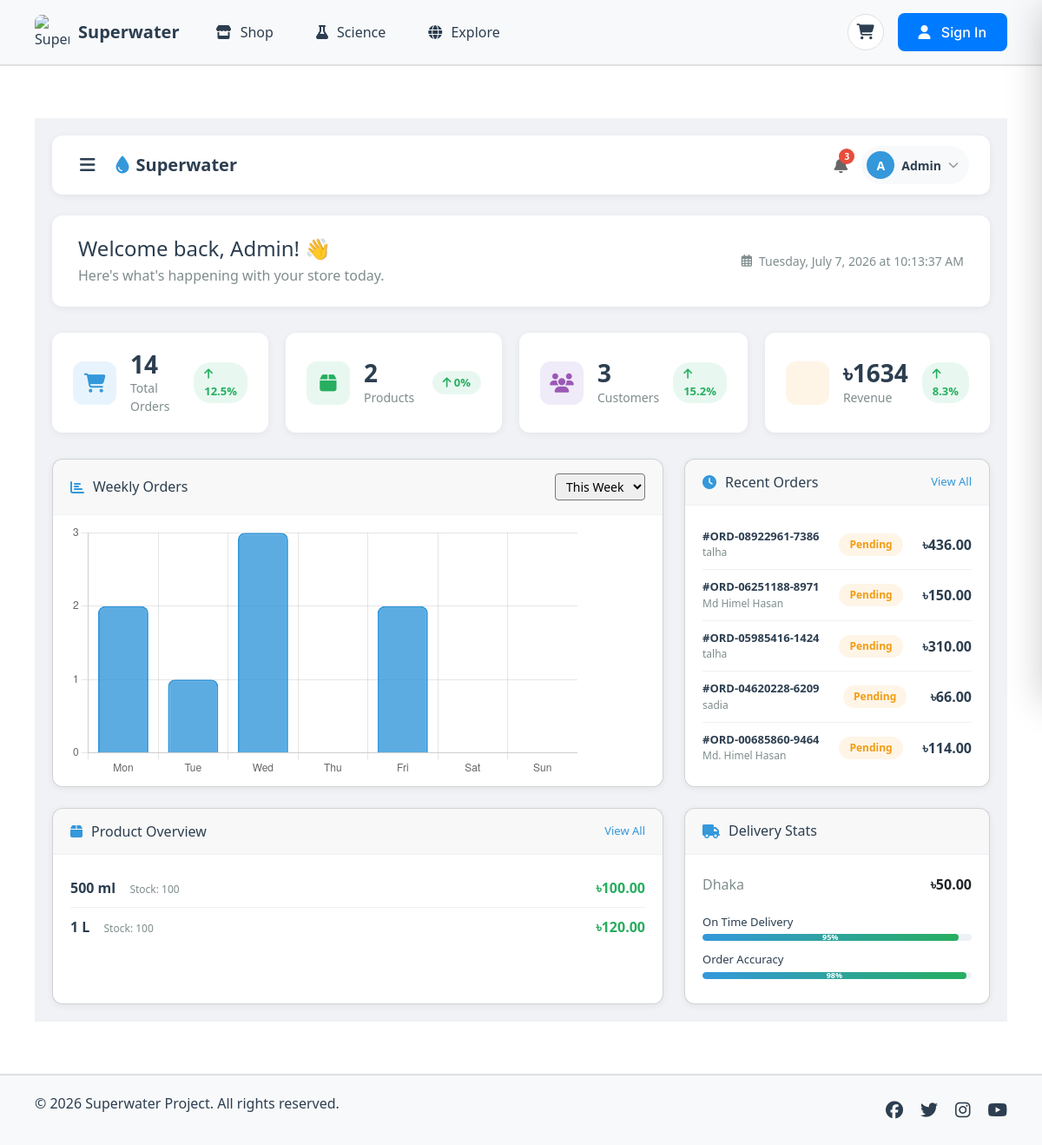
/admin-dashboard/, run on an earlier commit of the app's database.
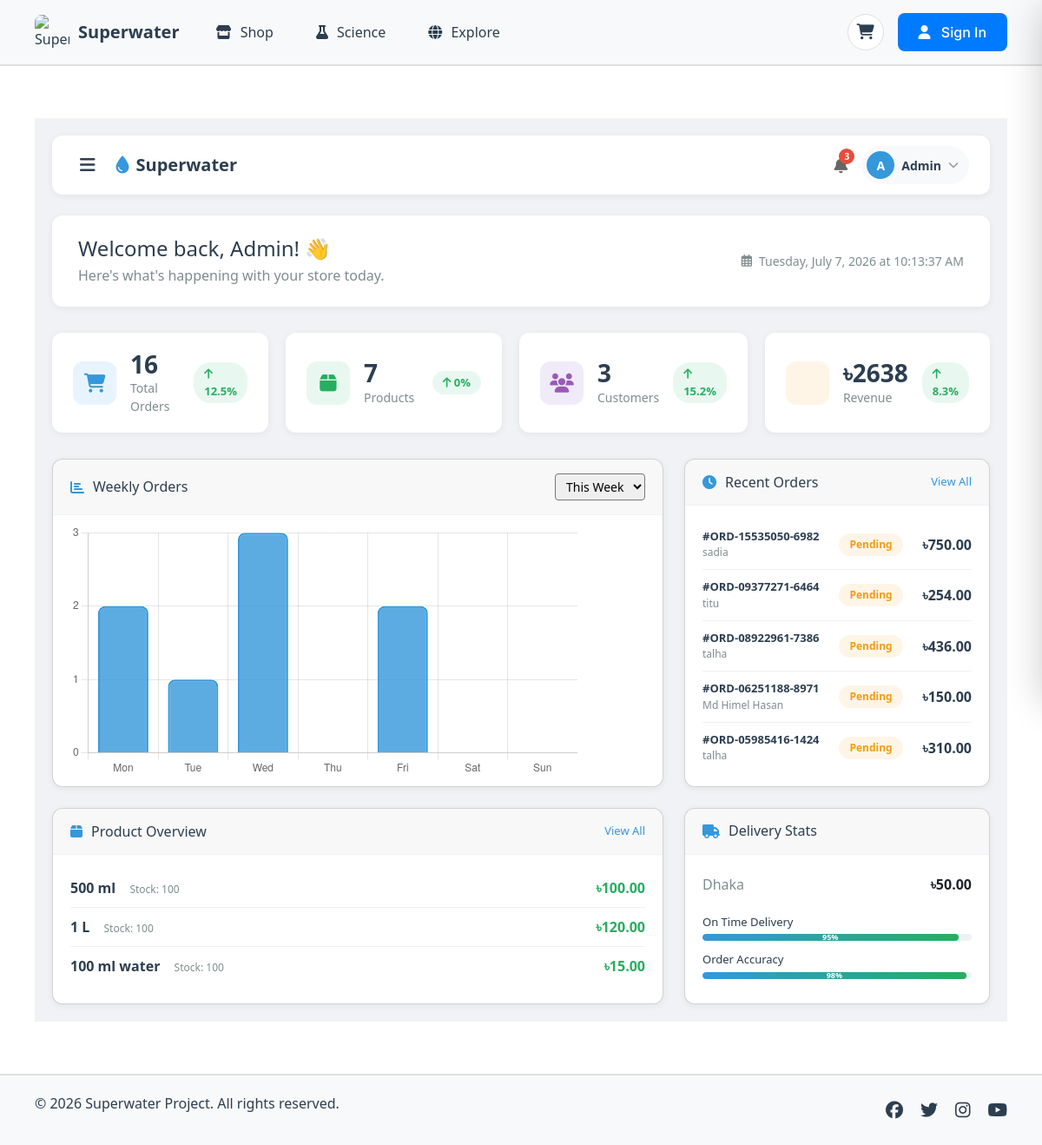
And on a later commit of the database.
### water_app/models.py (models this page shows, shortened)
class Order(models.Model):
    STATUS_CHOICES = [
        ('pending', 'Pending'),
        ('processing', 'Processing'),
        ('shipped', 'Shipped'),
        ('delivered', 'Delivered'),
        ('cancelled', 'Cancelled'),
    ]
    PAYMENT_CHOICES = [
        ('pending', 'Pending'),
        ('completed', 'Completed'),
        ('failed', 'Failed'),
        ('refunded', 'Refunded'),
    ]
    order_id = models.CharField(max_length=50, unique=True, editable=False)
    customer_name = models.CharField(max_length=200)
    customer_email = models.EmailField()
    customer_phone = models.CharField(max_length=20, blank=True, null=True)
    customer_address = models.TextField()
    customer_district = models.CharField(max_length=100, blank=True, null=True)
    delivery_charge = models.DecimalField(max_digits=10, decimal_places=2, default=0)
    delivery_zone = models.CharField(max_length=100, blank=True, null=True)
    subtotal = models.DecimalField(max_digits=10, decimal_places=2, default=0)
    total_savings = models.DecimalField(max_digits=10, decimal_places=2, default=0)
    total_discount = models.DecimalField(max_digits=10, decimal_places=2, default=0)  # ✅ Total Discount যোগ করা হয়েছে
    total_amount = models.DecimalField(max_digits=10, decimal_places=2, default=0)
    status = models.CharField(max_length=20, choices=STATUS_CHOICES, default='pending')
    payment_status = models.CharField(max_length=20, choices=PAYMENT_CHOICES, default='pending')
    payment_method = models.CharField(max_length=50, blank=True, null=True)
    transaction_id = models.CharField(max_length=100, blank=True, null=True)
    created_at = models.DateTimeField(auto_now_add=True)
    updated_at = models.DateTimeField(auto_now=True)
    user = models.ForeignKey(User, on_delete=models.SET_NULL, null=True, blank=True)
    class Meta:
        ordering = ['-created_at']

class Product(models.Model):
    CATEGORY_CHOICES = [
        ('Filters', 'Filters'),
        ('Sensors', 'Sensors'),
        ('Purifiers', 'Purifiers'),
        ('Testing Kits', 'Testing Kits'),
        ('Softening Systems', 'Softening Systems'),
        ('Meters', 'Meters'),
        ('Pitchers', 'Pitchers'),
        ('Monitors', 'Monitors'),
    ]
    name = models.CharField(max_length=200)
    description = models.TextField(blank=True, null=True)
    price = models.DecimalField(max_digits=10, decimal_places=2, default=0)
    category = models.CharField(max_length=50, choices=CATEGORY_CHOICES, default='Filters')
    benefits = models.TextField(blank=True, null=True)
    rating = models.DecimalField(max_digits=3, decimal_places=2, default=0, blank=True, null=True)
    reviews = models.IntegerField(default=0, blank=True, null=True)
    stock_quantity = models.IntegerField(default=0, help_text="Number of items in stock")
    image = models.ImageField(upload_to='products/', blank=True, null=True)
    discount_price = models.DecimalField(max_digits=10, decimal_places=2, blank=True, null=True)
    discount_percentage = models.IntegerField(blank=True, null=True)
    special_offer = models.CharField(max_length=200, blank=True, null=True)
    is_on_sale = models.BooleanField(default=False)
    is_active = models.BooleanField(default=True)
    created_at = models.DateTimeField(auto_now_add=True)
    updated_at = models.DateTimeField(auto_now=True)

class DistrictDeliveryCharge(models.Model):
    DISTRICT_CHOICES = [
        ('dhaka', 'Dhaka'),
        ('faridpur', 'Faridpur'),
        ('gazipur', 'Gazipur'),
        ('gopalganj', 'Gopalganj'),
        ('jamalpur', 'Jamalpur'),
        ('kishoreganj', 'Kishoreganj'),
        ('madaripur', 'Madaripur'),
        ('manikganj', 'Manikganj'),
        ('munshiganj', 'Munshiganj'),
        ('mymensingh', 'Mymensingh'),
        ('narayanganj', 'Narayanganj'),
        ('narsingdi', 'Narsingdi'),
        ('netrokona', 'Netrokona'),
        ('rajbari', 'Rajbari'),
        ('shariatpur', 'Shariatpur'),
        ('sherpur', 'Sherpur'),
        ('tangail', 'Tangail'),
        ('bogra', 'Bogra'),
        ('joypurhat', 'Joypurhat'),
        ('naogaon', 'Naogaon'),
        ('natore', 'Natore'),
        ('nawabganj', 'Nawabganj'),
        ('pabna', 'Pabna'),
        ('rajshahi', 'Rajshahi'),
        ('sirajganj', 'Sirajganj'),
        ('dinajpur', 'Dinajpur'),
        ('gaibandha', 'Gaibandha'),
        ('kurigram', 'Kurigram'),
        ('lalmonirhat', 'Lalmonirhat'),
        ('nilphamari', 'Nilphamari'),
        ('panchagarh', 'Panchagarh'),
        ('rangpur', 'Rangpur'),
        ('thakurgaon', 'Thakurgaon'),
        ('bandarban', 'Bandarban'),
        ('brahmanbaria', 'Brahmanbaria'),
        ('chandpur', 'Chandpur'),
        ('chittagong', 'Chittagong'),
        ('comilla', 'Comilla'),
        ('cox_bazar', "Cox's Bazar"),
        ('feni', 'Feni'),
        ('khagrachhari', 'Khagrachhari'),
        ('lakshmipur', 'Lakshmipur'),
        ('noakhali', 'Noakhali'),
        ('rangamati', 'Rangamati'),
        ('barguna', 'Barguna'),
        ('barisal', 'Barisal'),
        ('bhola', 'Bhola'),
        ('jhalokathi', 'Jhalokathi'),
        ('patuakhali', 'Patuakhali'),
        ('pirojpur', 'Pirojpur'),
        ('habiganj', 'Habiganj'),
        ('maulvibazar', 'Maulvibazar'),
        ('sunamganj', 'Sunamganj'),
        ('sylhet', 'Sylhet'),
        ('jashore', 'Jashore'),
        ('jhinaidah', 'Jhinaidah'),
        ('khulna', 'Khulna'),
        ('kushtia', 'Kushtia'),
        ('magura', 'Magura'),
        ('meherpur', 'Meherpur'),
        ('narail', 'Narail'),
        ('satkhira', 'Satkhira'),
    ]
    district = models.CharField(max_length=50, choices=DISTRICT_CHOICES, unique=True)
    district_name = models.CharField(max_length=100)
    charge = models.DecimalField(max_digits=10, decimal_places=2, default=50)
    delivery_time = models.CharField(max_length=100, default='2-3 days')
    is_active = models.BooleanField(default=True)
    created_at = models.DateTimeField(auto_now_add=True)
    updated_at = models.DateTimeField(auto_now=True)
    class Meta:
        ordering = ['district_name']
        verbose_name = 'District Delivery Charge'
        verbose_name_plural = 'District Delivery Charges'

### water_app/views.py (the view)
# urls.py: path('admin-dashboard/', views.admin_dashboard, name='admin_dashboard'),
def admin_dashboard(request):
    from .models import Order, Product, OrderItem, DistrictDeliveryCharge
    context = {
        'active_page': 'admin_dashboard',
        'total_orders': Order.objects.count(),
        'total_products': Product.objects.count(),
        'total_customers': Order.objects.values('customer_email').distinct().count(),
        'total_revenue': sum(float(o.total_amount) for o in Order.objects.all()),
        'recent_orders': Order.objects.all().order_by('-created_at')[:5],
        'pending_orders': Order.objects.filter(status='pending').count(),
        'shipped_orders': Order.objects.filter(status='shipped').count(),
        'delivered_orders': Order.objects.filter(status='delivered').count(),
        'total_items': OrderItem.objects.count(),
        'districts': DistrictDeliveryCharge.objects.filter(is_active=True),
        'products': Product.objects.filter(is_active=True)[:5],
    }
    return render(request, 'admin_dashboard.html', context)

### water_app/templates/admin_dashboard.html (shortened to what the changed rows need)
{% extends 'base.html' %}
{% load static %}
{% block extra_css %}
<link href="https://cdn.jsdelivr.net/npm/bootstrap@5.3.0/dist/css/bootstrap.min.css" rel="stylesheet">
<link href="https://cdn.jsdelivr.net/npm/bootstrap-icons@1.10.0/font/bootstrap-icons.css" rel="stylesheet">
<link href="https://cdnjs.cloudflare.com/ajax/libs/font-awesome/6.5.1/css/all.min.css" rel="stylesheet">
<link rel="stylesheet" href="{% static 'css/admin_dashboard.css' %}" />
{% endblock %}
{% block content %}
<div class="admin-dashboard-page">
    <div class="main-content" id="mainContent">
        <div class="welcome-section">
            <div class="welcome-text">
                <h2>Welcome back, Admin! 👋</h2>
            </div>
        </div>
        <div class="stats-grid">
            <div class="stat-card">
                <div class="stat-info">
                    <h3>{{ total_orders|default:0 }}</h3>
                    <p>Total Orders</p>
                </div>
            </div>
            <div class="stat-card">
                <div class="stat-info">
                    <h3>{{ total_products|default:0 }}</h3>
                    <p>Products</p>
                </div>
            </div>
            <div class="stat-card">
                <div class="stat-info">
                    <h3>৳{{ total_revenue|default:0|floatformat:0 }}</h3>
                    <p>Revenue</p>
                </div>
            </div>
        </div>
        <div class="dashboard-grid">
            <div class="card recent-orders-card">
                <div class="card-body">
                    {% for order in recent_orders|slice:":5" %}
                    <div class="order-item">
                        <div class="order-info">
                            <span class="order-id">#{{ order.order_id }}</span>
                            <span class="customer-name">{{ order.customer_name }}</span>
                        </div>
                        <div class="order-status {{ order.status }}">{{ order.get_status_display }}</div>
                        <div class="order-amount">৳{{ order.total_amount|floatformat:2 }}</div>
                    </div>
                    {% empty %}
                    <div class="no-orders">
                        <p>No recent orders</p>
                    </div>
                    {% endfor %}
                </div>
            </div>
            <div class="card product-overview-card">
                <div class="card-body">
                    {% for product in products|slice:":3" %}
                    <div class="product-item">
                        <div class="product-info">
                            <span class="product-name">{{ product.name }}</span>
                            <span class="product-stock">Stock: {{ product.stock_quantity }}</span>
                        </div>
                        <div class="product-price">৳{{ product.price|floatformat:2 }}</div>
                    </div>
                    {% empty %}
                    <div class="no-products">
                        <p>No products available</p>
                    </div>
                    {% endfor %}
                </div>
            </div>
            <div class="card delivery-card">
                <div class="card-body">
                    <div class="delivery-stats">
                        {% for district in districts|slice:":3" %}
                        <div class="stat-item">
                            <span class="stat-label">{{ district.district_name }}</span>
                            <span class="stat-value">৳{{ district.charge|floatformat:2 }}</span>
                        </div>
                        {% empty %}
                        <div class="stat-item">
                            <span class="stat-label">No districts</span>
                            <span class="stat-value">-</span>
                        </div>
                        {% endfor %}
                    </div>
                </div>
            </div>
        </div>
    </div>
</div>
{% endblock %}

What changed in the data, as far as the page shows it:
no longer on this page (row unchanged): Order: order_id "ORD-04620228-6209", customer_name "sadia", status "Pending", total_amount "66.00"
no longer on this page (row unchanged): Order: order_id "ORD-00685860-9464", customer_name "Md. Himel Hasan", status "Pending", total_amount "114.00"
added Order: order_id "ORD-15535050-6982", customer_name "sadia", status "Pending", total_amount "750.00"
added Order: order_id "ORD-09377271-6464", customer_name "titu", status "Pending", total_amount "254.00"
added Product: name "100 ml water", stock_quantity "100", price "15.00"
Also different on the page:
{{ total_orders|default:0 }}: "14" → "16"
{{ total_products|default:0 }}: "2" → "7"
{{ total_revenue|default:0|floatformat:0 }}: "1634" → "2638"
